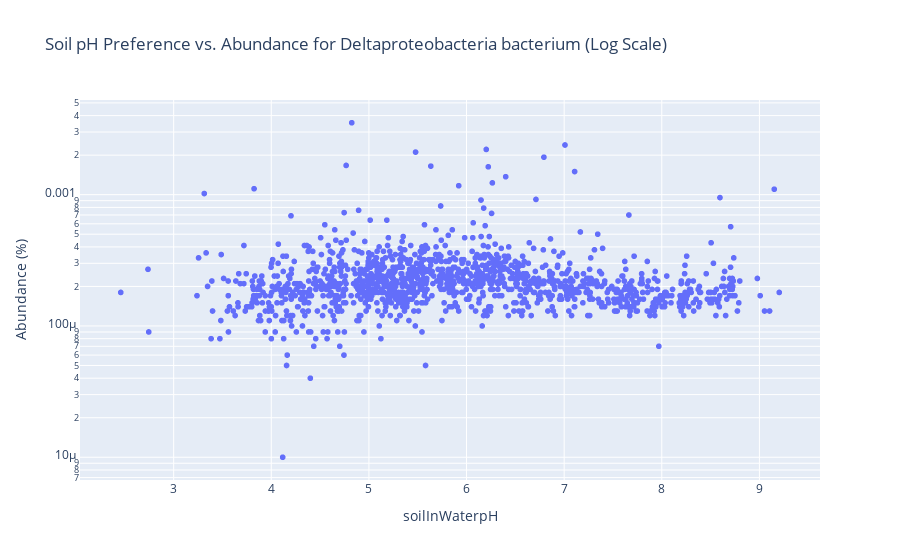

The code cell stored with this chart in its notebook:
### Code cell
import pandas as pd
import plotly.express as px

# Paths to the data files
abundance_file_path = 'data/species_abundance_filt.csv'
organism_subset_file_path = 'data/organism_data_to_subset.csv'

# Load both files
# species_abundance_filt.csv: This file contains abundance data for different species, 
# used to filter and visualize abundance patterns based on environmental variables such as soil pH.
# The column "taxon" in this file corresponds to "Species of interest" in organism_data_to_subset.csv,
# allowing the two datasets to be merged for visualization.
df_abundance = pd.read_csv(abundance_file_path)

# organism_data_to_subset.csv: This file contains information on environmental preferences for various species,
# such as soil pH preference. The column "Species of interest" in this file aligns with "taxon" in
# species_abundance_filt.csv, enabling filtering and visualization based on specific environmental preferences.
df_to_subset = pd.read_csv(organism_subset_file_path)

# Specify the target species name
species_name = "Deltaproteobacteria bacterium"


species_pH_pref = df_to_subset[df_to_subset['Species of interest'] == species_name]['pH_preference']
if not species_pH_pref.empty:
    print(f"pH Preference for {species_name}: {species_pH_pref.values[0]}")
else:
    print(f"pH Preference for {species_name} not found.")

    
# Merge data on species name to include 'percentage' from abundance data
merged_data = pd.merge(
    df_to_subset, df_abundance, 
    left_on='Species of interest', right_on='name', 
    how='inner'
)

# Filter for the target species
single_species_obs = merged_data[merged_data['Species of interest'] == species_name]

# Check for 'percentage' column and plot
if 'soilInWaterpH' in single_species_obs.columns and 'percentage' in single_species_obs.columns:
    # Create a scatter plot for soil pH against abundance with logarithmic y-axis scale
    print(single_species_obs)
    fig = px.scatter(
        single_species_obs,
        x='soilInWaterpH',  # Soil pH preference on the x-axis
        y='percentage',     # Abundance on the y-axis, with a small scale
        title=f"Soil pH Preference vs. Abundance for {species_name} (Log Scale)",
        labels={'pH_preference': 'Soil pH Preference', 'percentage': 'Abundance (%)'},
        hover_name='Species of interest',
        log_y=True  # Apply logarithmic scale to the y-axis for better visualization of small values
    )
    fig.show()

### Figure 1 — Plotly figure (JSON) as saved in the notebook; plotly's stock layout.template omitted (floating-point values rounded to 4 significant figures; data arrays with more than 128 entries replaced by an {"elided": "..."} marker saying what was removed)
{"data": [{"hovertemplate": "<b>%{hovertext}</b><br><br>soilInWaterpH=%{x}<br>Abundance (%)=%{y}<extra></extra>", "hovertext": {"elided": "1357 str values"}, "legendgroup": "", "marker": {"color": "#636efa", "symbol": "circle"}, "mode": "markers", "name": "", "showlegend": false, "type": "scattergl", "x": {"elided": "1357 float values"}, "xaxis": "x", "y": {"elided": "1357 float values"}, "yaxis": "y"}], "layout": {"legend": {"tracegroupgap": 0}, "title": {"text": "Soil pH Preference vs. Abundance for Deltaproteobacteria bacterium (Log Scale)"}, "xaxis": {"anchor": "y", "domain": [0, 1], "title": {"text": "soilInWaterpH"}}, "yaxis": {"anchor": "x", "domain": [0, 1], "title": {"text": "Abundance (%)"}, "type": "log"}}}
